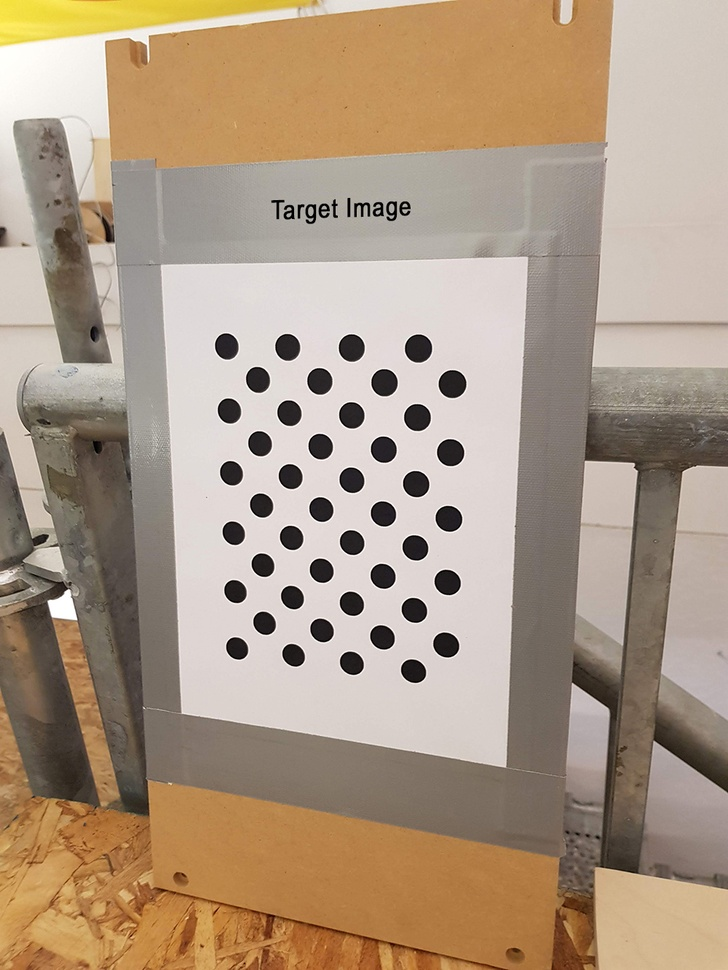
#> input picture target.jpg, 728 x 970 px, shrunk from 1000 x 1333 before the run
$ python OpenCVCameraAlignment.py
#> lines starting #> are read from the running program, lines starting #| are printed output that depends on the picture
# Author: Policarpo Baquera
# 64761 Experimental Capture
# Carnegie Mellon University
# Spring 2020
# Based on OpenCV documentation
# https://docs.opencv.org/2.4/modules/calib3d/doc/camera_calibration_and_3d_reconstruction.html#findcirclesgrid

import cv2
import numpy as np
import os

# Target and Source images (the images should be in the same folder as the codefile)
imgTarget = cv2.imread('target.jpg', cv2.IMREAD_COLOR)
#> imgTarget is the input picture: shape (970, 728, 3); mean B, G, R 132.4, 153, 172.9
imgSource = cv2.imread('source.jpg', cv2.IMREAD_COLOR)
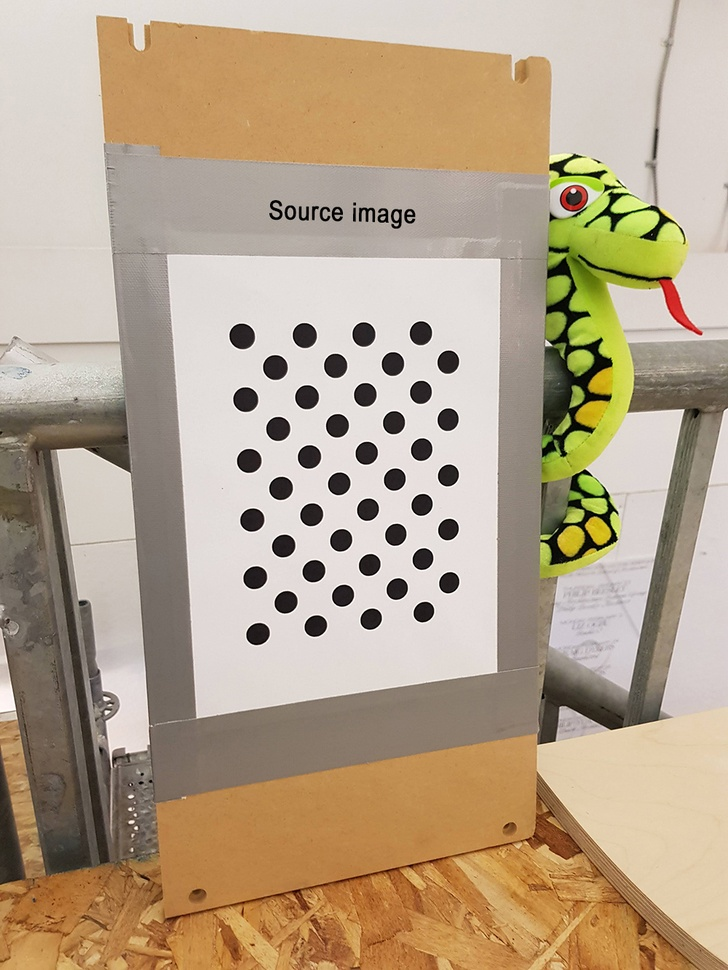
#> input picture source.jpg, 728 x 970 px, shrunk from 1000 x 1333 before the run
#> imgSource is the input picture: shape (970, 728, 3); mean B, G, R 139.5, 163.5, 181.9

# CirclesGrid searching algorithm
patternSize = (4, 11)
criteria = cv2.CALIB_CB_ASYMMETRIC_GRID + cv2.CALIB_CB_CLUSTERING
(retval1, centers1) = cv2.findCirclesGrid(imgTarget, patternSize, flags = criteria)
#> retval1 = True; centers1 = 44 rows, first 8: [226.2, 346], [287.2, 346.8], [351.3, 347.5], [418, 348], [257.5, 379.4], [319.3, 380.9], [384, 382.2], [452, 383.6]
(retval2, centers2) = cv2.findCirclesGrid(imgSource, patternSize, flags = criteria)
#> retval2 = True; centers2 = 44 rows, first 8: [241.7, 335.9], [304.3, 335], [363.4, 334], [420.4, 332.8], [274.9, 367], [335.1, 365.4], [392.4, 363.5], [447.8, 361.6]

# Draws and displays the centers of the circles
img1 = cv2.drawChessboardCorners(imgTarget.copy(), (4, 11), centers1, retval1)
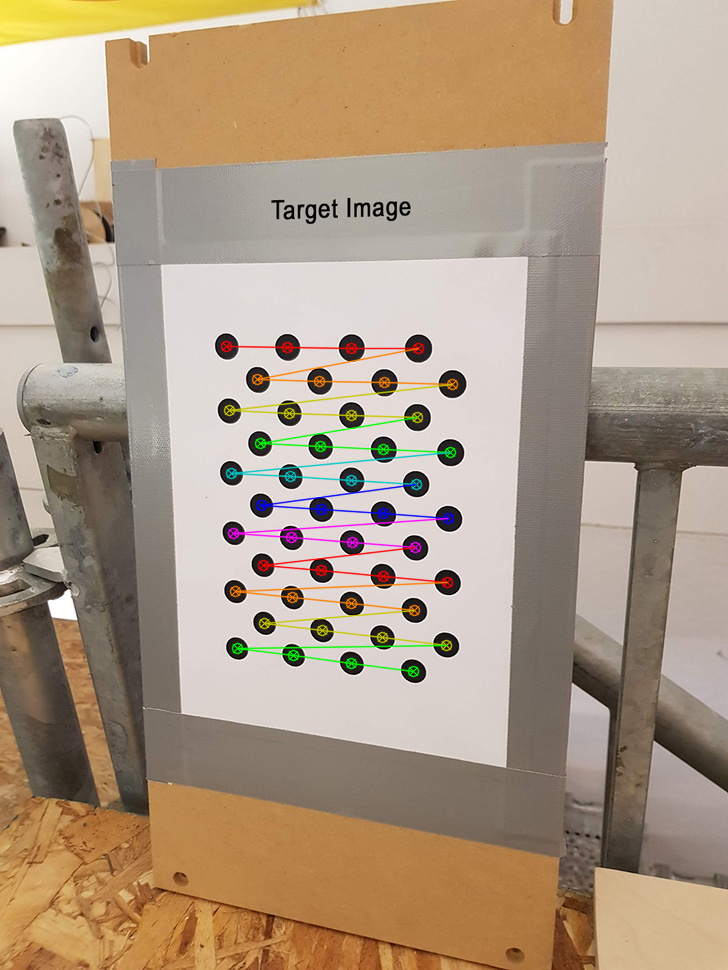
#> img1: shape (970, 728, 3); mean B, G, R 131.8, 153.1, 173.1
cv2.imshow('target',img1)
cv2.waitKey(500)
cv2.destroyAllWindows()
img2 = cv2.drawChessboardCorners(imgSource.copy(), (4, 11), centers2, retval2)
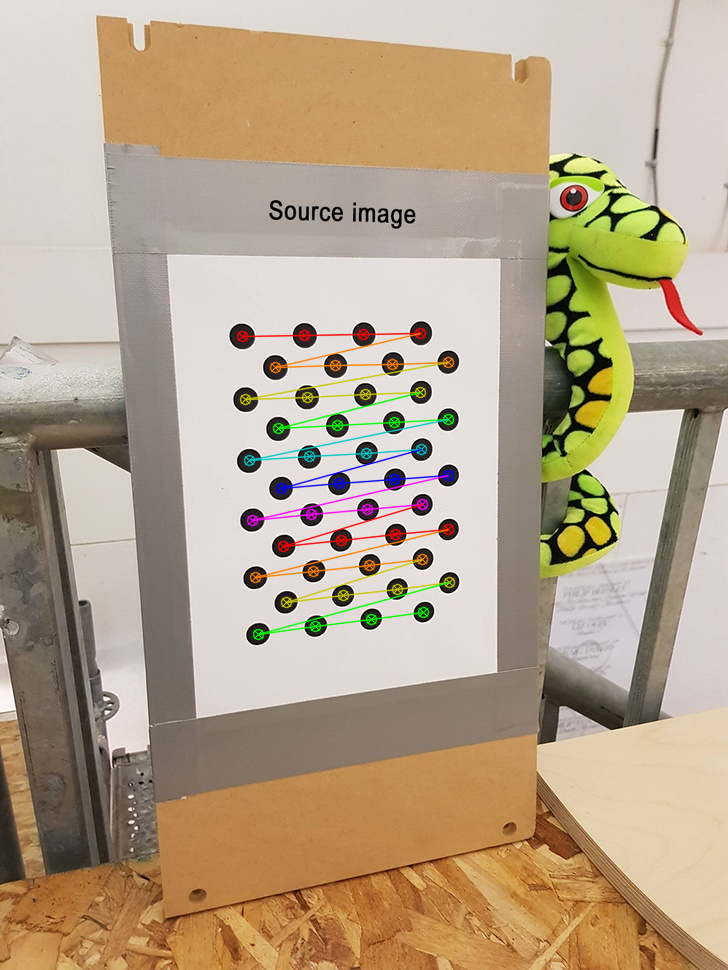
#> img2: shape (970, 728, 3); mean B, G, R 138.9, 163.6, 182.1
cv2.imshow('source',img2)
cv2.waitKey(500)
cv2.destroyAllWindows()

# Homography Matrix (h)
h, mask = cv2.findHomography(centers2, centers1, cv2.RANSAC)
#> h = [[0.655, -0.00266, 37.76], [-0.199, 0.895, 45.53], [-0.000643, 5e-05, 1]]; mask = 44 values from 1 to 1

# Stores the Homography Matrix in a text file
matrix = open('matrix.txt', 'w')
matrix.write(f'{list(h)}')
matrix.close()

# Image warping (Source image adapts Target image's perspective)
height, width, channels = imgTarget.shape
#> height = 970; width = 728; channels = 3
result = cv2.warpPerspective(imgSource, h, (width, height))
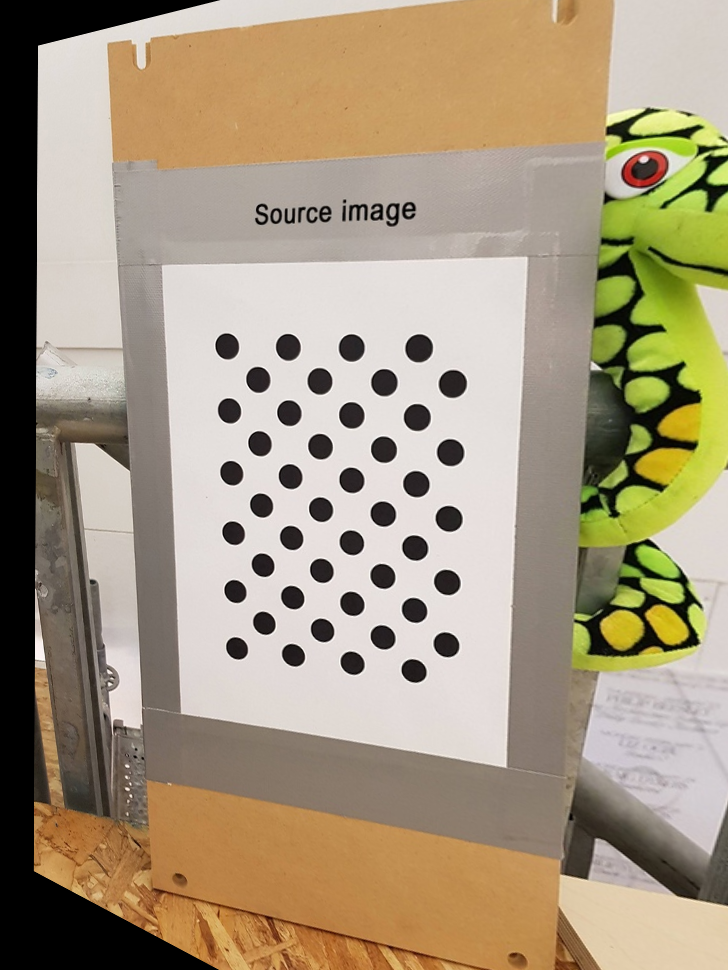
#> result: shape (970, 728, 3); mean B, G, R 126.9, 151.2, 165.8
cv2.imwrite('result.jpg', result)
cv2.imshow('result', result)
cv2.waitKey(500)
cv2.destroyAllWindows()

# Computes the transformation of the images stored in the 'source' folder
pathSource = os.getcwd() + '\\source'
pathFinal = os.getcwd() + '\\warped'
print('\nWriting.....................................................\n')
for pathImage in os.listdir(pathSource):
    # Image transformation
    image = cv2.imread(f'{pathSource}\\{pathImage}', cv2.IMREAD_COLOR)
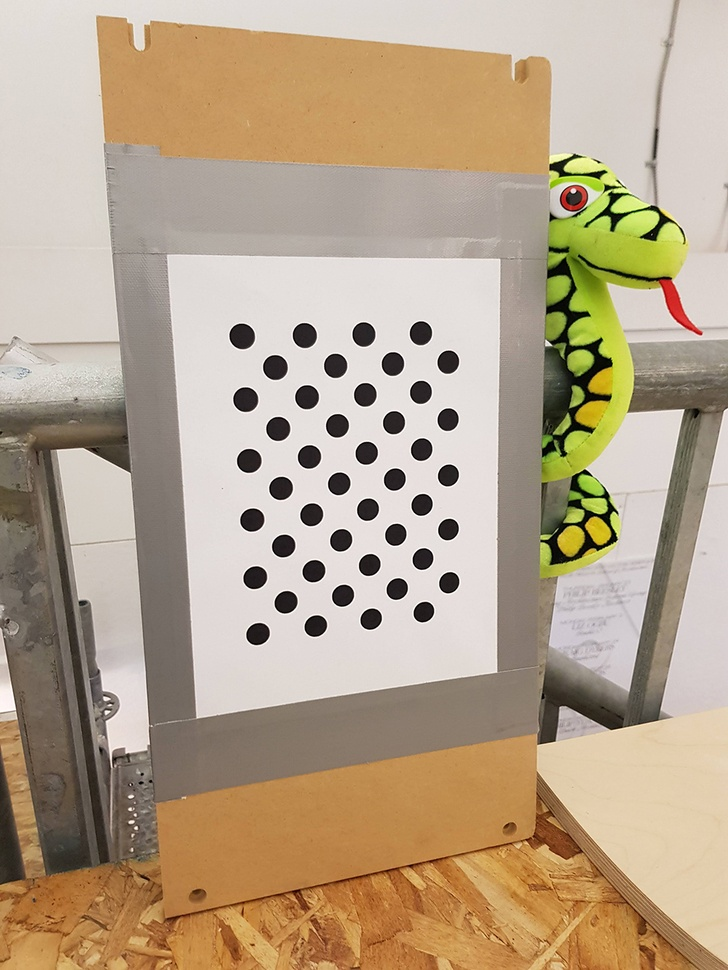
#> input picture source/source (1).jpg, 728 x 970 px, shrunk from 1000 x 1333 before the run, found by its file name
#> image is the input picture: shape (970, 728, 3); mean B, G, R 139.7, 163.7, 182.1
    result = cv2.warpPerspective(image, h, (width, height))
    # Image storing (adapted to specific data naming)
    name = str(pathImage)
    number = name.split(' ')[1]
    # Image storing
    cv2.imwrite(f'{pathFinal}\\warped {number}', result)
    print(f'warped {number}')
print('\nDone!')
